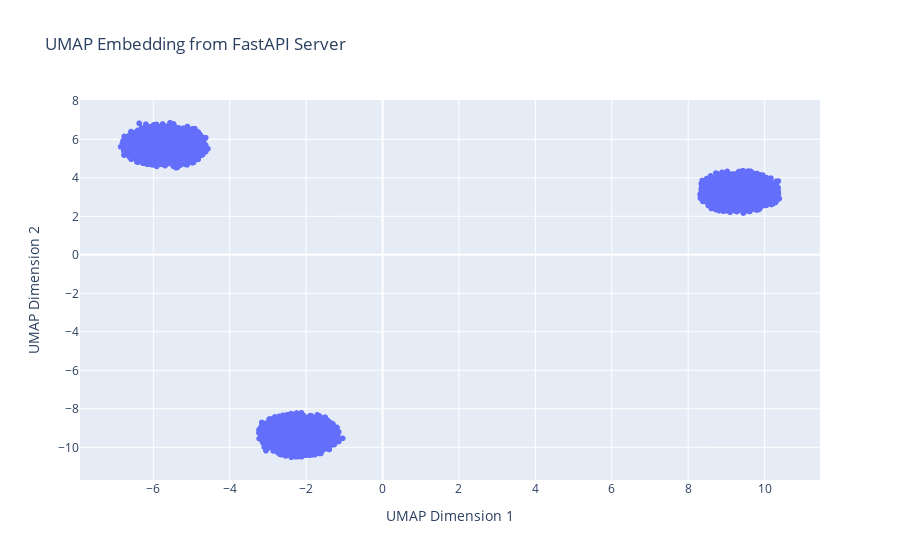

The cell this chart's notebook holds for it:
### Markdown cell above
# api

### Code cell
# ==========================================================
# セル 1: 必要なライブラリと設定のインポート
# ==========================================================
import requests
import json
import random
from typing import List
import time

# --- サーバー設定 ---
# FastAPIサーバーのURLとエンドポイント
API_URL = "http://127.0.0.1:8000/umap_subset" 

# サーバー側で定義されたデータセットの総点数 (rapids_gpu_api_extended.py の N_TOTAL に依存)
N_TOTAL_POINTS = 100000 

# --- UMAPリクエスト設定 ---
# サーバーにリクエストするサブセットの点数
N_SUBSET = 5000 
# UMAPの出力次元数
N_COMPONENTS = 2
# 近傍数
N_NEIGHBORS = 15
# 最小距離
MIN_DIST = 0.1

print(f"API URL: {API_URL}")
print(f"全データ点数 (サーバー側): {N_TOTAL_POINTS}")
print(f"リクエストする点数: {N_SUBSET}")

# ==========================================================
# セル 2: ID生成とリクエストの実行
# ==========================================================

def generate_random_ids(total_range: int, count: int) -> List[int]:
    """
    0からtotal_range-1の範囲から、count個のランダムな一意のIDを生成します。
    """
    if count > total_range:
        count = total_range
    return random.sample(range(total_range), count)

# 1. リクエスト用のランダムなIDリストを生成
id_list = generate_random_ids(N_TOTAL_POINTS, N_SUBSET)
    
# 2. リクエストボディを構築
payload = {
    "id_list": id_list,
    "n_components": N_COMPONENTS,
    "n_neighbors": N_NEIGHBORS,
    "min_dist": MIN_DIST,
    "metric": "euclidean"
}

# 3. POSTリクエストを送信
print("APIリクエストを送信中...")
start_time = time.time()
try:
    response = requests.post(API_URL, json=payload, timeout=120)
    response.raise_for_status() # HTTPエラーが発生した場合に例外を投げる
    
    # 4. レスポンスを処理
    result = response.json()
    end_time = time.time()
    
    print("\n--- サーバーからの応答 ---")
    print(f"HTTPステータス: {response.status_code}")
    print(f"データ抽出とUMAP計算が完了しました (合計処理時間: {end_time - start_time:.4f}秒)")
    print("-" * 30)
    print(f"サーバー処理時間 (GPU/cuML): {result.get('execution_time_sec'):.4f} 秒")
    print(f"リクエスト点数: {result.get('requested_ids_count')}点")
    print(f"実際のサブセット形状: {result.get('subset_shape')}")
    
    # 埋め込み結果の取得と形状確認
    embedding = result.get('embedding')
    if embedding:
        print(f"埋め込み結果の形状: ({len(embedding)}, {len(embedding[0])})")
        print("最初の5点の埋め込み結果:")
        for i in range(min(5, len(embedding))):
            print(f"  {embedding[i]}")
        
except requests.exceptions.RequestException as e:
    print(f"\n--- リクエストエラー ---")
    print(f"APIサーバーへの接続に失敗しました。FastAPIサーバーが {API_URL} で起動しているか確認してください。")
    print(f"エラー詳細: {e}")
    if 'response' in locals():
         print(f"サーバー応答: {response.text}")



fig = px.scatter(x=[point[0] for point in embedding], y=[point[1] for point in embedding],
                 title="UMAP Embedding from FastAPI Server",
                 labels={"x": "UMAP Dimension 1", "y": "UMAP Dimension 2"}
                 ).show()

### Figure 1 — Plotly figure (JSON) as saved in the notebook; plotly's stock layout.template omitted (floating-point values rounded to 4 significant figures; data arrays with more than 128 entries replaced by an {"elided": "..."} marker saying what was removed)
{"data": [{"hovertemplate": "UMAP Dimension 1=%{x}<br>UMAP Dimension 2=%{y}<extra></extra>", "legendgroup": "", "marker": {"color": "#636efa", "symbol": "circle"}, "mode": "markers", "name": "", "showlegend": false, "type": "scattergl", "x": {"elided": "5000 float values"}, "xaxis": "x", "y": {"elided": "5000 float values"}, "yaxis": "y"}], "layout": {"legend": {"tracegroupgap": 0}, "title": {"text": "UMAP Embedding from FastAPI Server"}, "xaxis": {"anchor": "y", "domain": [0, 1], "title": {"text": "UMAP Dimension 1"}}, "yaxis": {"anchor": "x", "domain": [0, 1], "title": {"text": "UMAP Dimension 2"}}}}
